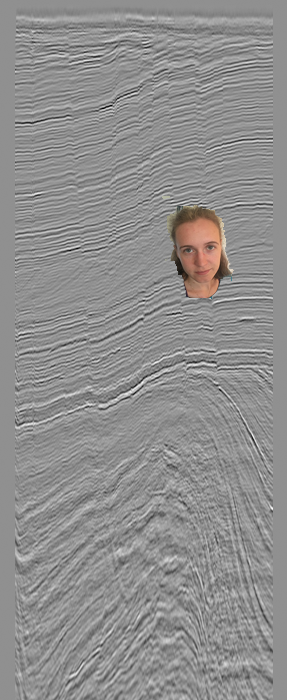
#> input picture datasets/seismic/real/imagetest_withclaire.png, 287 x 700 px, found by its file name
$ python FaceinSeismic_Detection.py
#> lines starting #> are read from the running program, lines starting #| are printed output that depends on the picture; after the words box and inside, x2 and y2 are one past the last pixel; in counts of white or black regions, pixels touching at a corner belong together
#!/usr/bin/env python2.7

# Face recognition in seismic image
#
# Authors: C. Birnie, M. Ravasi

import cv2

path_conda   = '/Users/matteoravasi/anaconda/'
path_opencv  = path_conda+'share/OpenCV/haarcascades/'
face_cascade = cv2.CascadeClassifier(path_opencv+'haarcascade_frontalface_default.xml')

imgnames     = ['imagetest_withclaire.png','imagetest_withclaire1.png',\
                'imagetest_withclaire2.png','imagetest_withclaire3.png']

#cv2.startWindowThread()

for imgname in imgnames:

    img=cv2.imread('datasets/seismic/real/'+imgname,1)
#> img is the input picture: shape (700, 287, 3); mean B, G, R 142.3, 142.7, 143.6
    gray = cv2.cvtColor(img,cv2.COLOR_BGR2GRAY)
    gray = cv2.equalizeHist(gray)
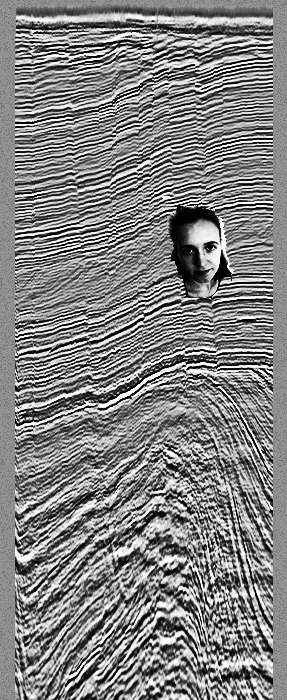
#> gray: shape (700, 287); min 0, max 255, mean 130.4

    faces   = face_cascade.detectMultiScale(gray, 1.03, 3)
#> faces = [[173, 227, 56, 56]]

    for (x,y,w,h) in faces:
        cv2.rectangle(img,(x,y),(x+w,y+h), (255,0,0),2)
#> this loop made 1 pass
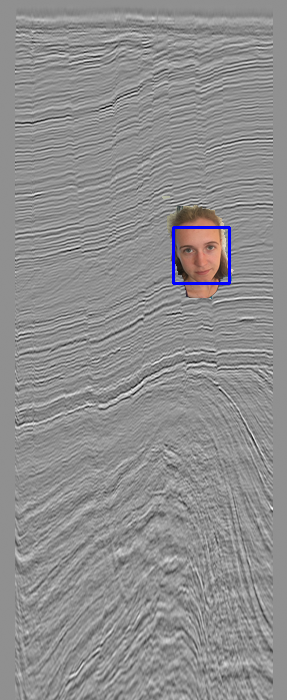
#> img: shape (700, 287, 3); 0.33% of pixels changed, all inside (x1, y1, x2, y2) = (172, 226, 231, 285)


    cv2.imshow(imgname,img)

    k=cv2.waitKey(0)
#> (key Esc is pressed here)
#> (the run stopped early here; a loop or call above may not have finished)
